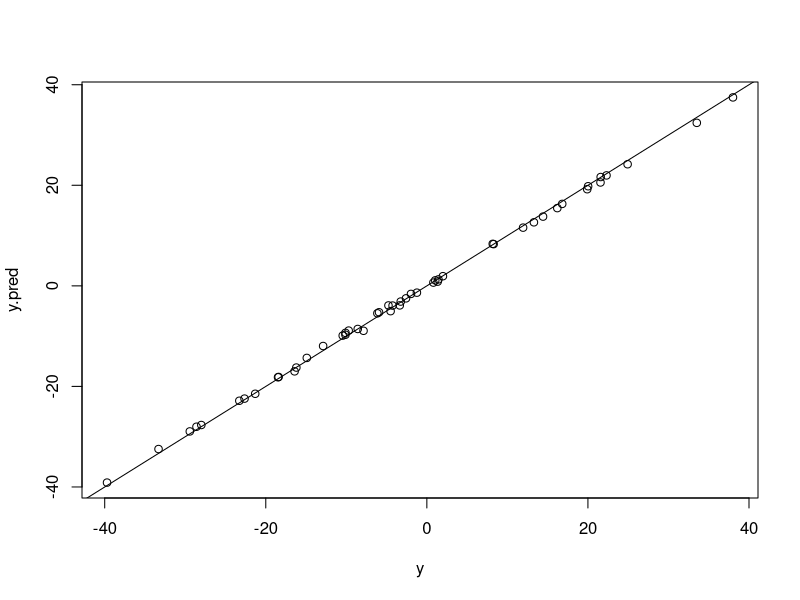
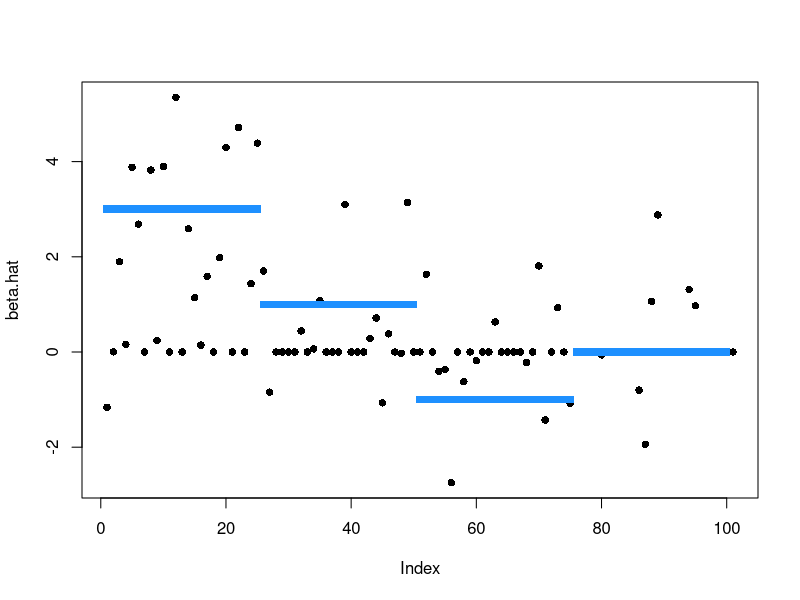

Source code (R) for these figures, in order:
### Frequentist LASSO example
library(glmnet)

### Randomize a data set
set.seed(1)
n = 50
p = 100
X = matrix(rnorm(n*p), n, p)
beta = c(rep(3, round(p/4)), rep(1, round(p/4)),
    rep(-1, round(p/4)), rep(0, round(p/4)))
y = X %*% beta + rnorm(n)

### Get lambda via cross-validation (10-fold)
lambda = cv.glmnet(X, y, nfolds = 10)$lambda.min

### Fit model, get beta coefficients, get predictions
mod = glmnet(X, y, family = "gaussian", lambda = lambda, alpha = 1)
beta.hat = coef(mod)
y.pred = predict(mod, newx = X)

### Observed vs. fitted plot
plot(y, y.pred)
abline(0, 1)

### Compare beta.hat to truth
plot(beta.hat, pch = 16)
points(beta, col = 'dodgerblue', pch = 15)

